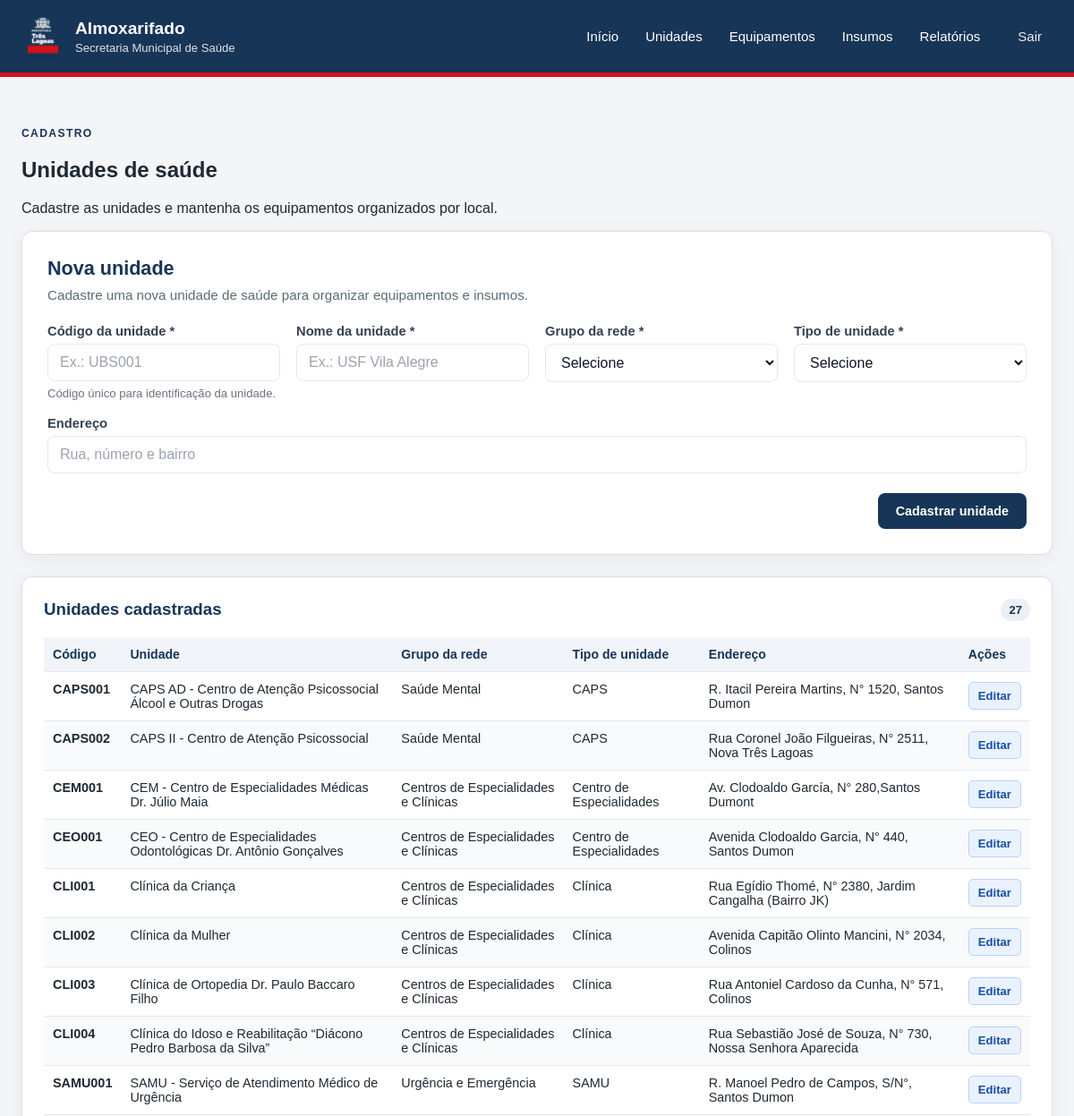
Before: /unidades (signed in, upper part) with the older database file.
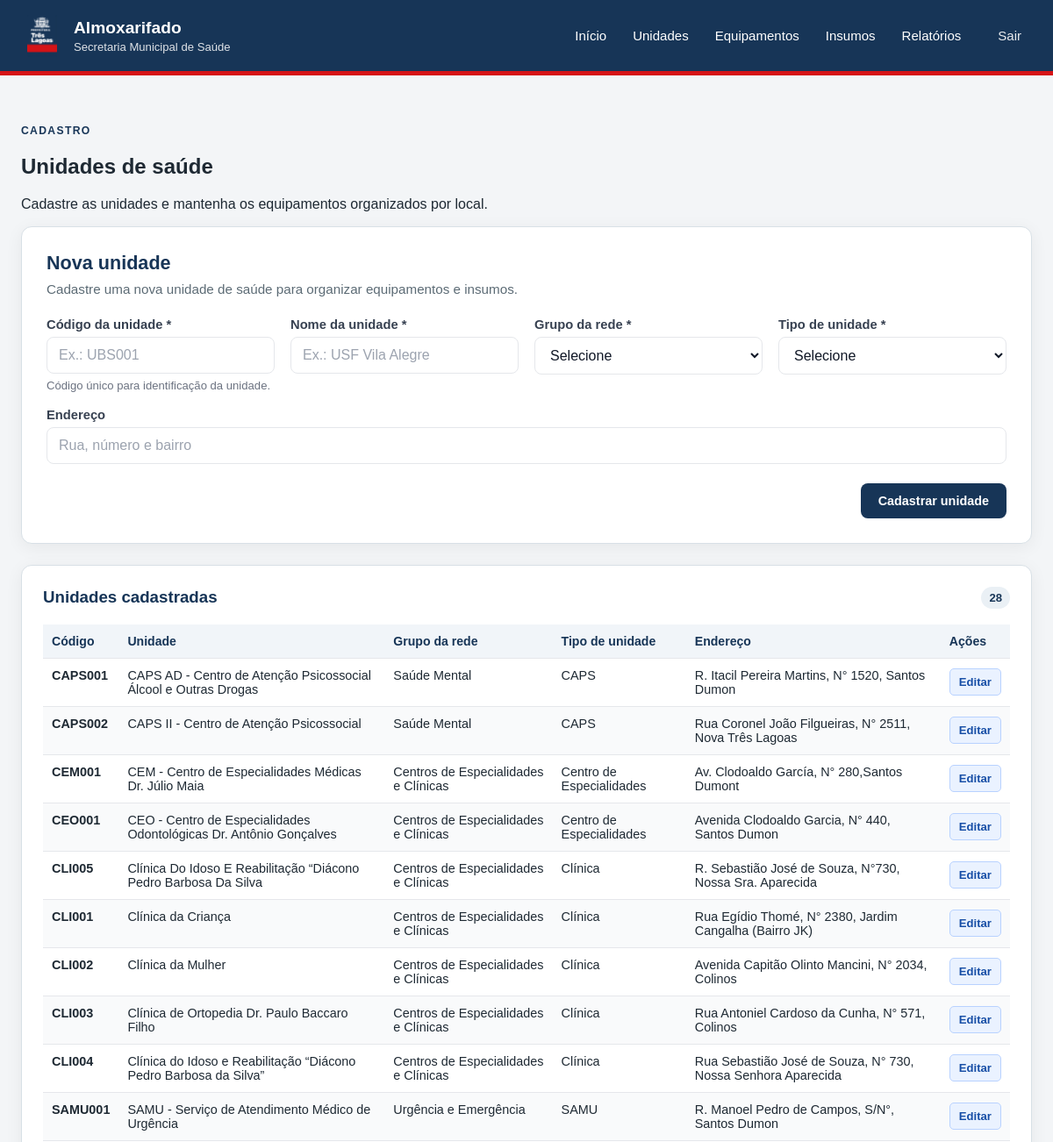
After: the same page with the newer database file.
### tables this page shows
CREATE TABLE unidades (
    id_unidade INTEGER PRIMARY KEY AUTOINCREMENT,
    codigo TEXT NOT NULL UNIQUE,
    nome TEXT NOT NULL,
    tipo TEXT,
    endereco TEXT,
    ativo BOOLEAN DEFAULT 1
, grupo_rede TEXT, tipo_unidade TEXT);

### app.py (the view, shortened to what this page needs)
@app.route("/unidades", methods=["GET", "POST"])
@login_required
def unidades():
    termo_busca = request.args.get("busca", "").strip()
    with get_db_connection() as conn:
        if termo_busca:
            termo = f"%{termo_busca}%"
            lista_unidades = conn.execute("""
                SELECT *
                FROM unidades
                WHERE codigo LIKE ?
                OR nome LIKE ?
                OR grupo_rede LIKE ?
                OR tipo_unidade LIKE ?
                OR endereco LIKE ?
                ORDER BY nome
            """, (
                termo,
                termo,
                termo,
                termo,
                termo
            )).fetchall()
        else:
            lista_unidades = conn.execute("""
                SELECT *
                FROM unidades
                ORDER BY nome
            """).fetchall()
    return render_template(
        "unidades.html",
        unidades=lista_unidades,
        busca=termo_busca
    )

### app.py (called while the page is built)
def login_required(f):
    @wraps(f)
    def decorated_function(*args, **kwargs):
        if not session.get("logged_in"):
            flash("Você precisa fazer login para acessar esta página.", "erro")
            return redirect(url_for("login", next=request.url))
        return f(*args, **kwargs)
    return decorated_function

def get_db_connection():
    conn = sqlite3.connect(DATABASE)
    conn.row_factory = sqlite3.Row
    conn.execute("PRAGMA foreign_keys = ON")
    return conn

### templates/unidades.html (shortened to what the changed rows need)
{% extends "base.html" %}
{% block content %}
{% set grupos_rede = {
    'atencao_basica': 'Atenção Básica',
    'urgencia_emergencia': 'Urgência e Emergência',
    'centros_especialidades_clinicas': 'Centros de Especialidades e Clínicas',
    'saude_mental': 'Saúde Mental',
    'programas_especiais_suporte': 'Programas Especiais e Suporte',
    'estabelecimentos_penitenciarios': 'Estabelecimentos Penitenciários'
} %}
{% set tipos_unidade = {
    'ubs': 'UBS',
    'usf': 'USF',
    'upa': 'UPA',
    'caps': 'CAPS',
    'samu': 'SAMU',
    'sad': 'SAD',
    'ist': 'IST',
    'ambulatorio_saude_mental': 'Ambulatório de Saúde Mental',
    'centro_especialidades': 'Centro de Especialidades',
    'clinica': 'Clínica',
    'secretaria_saude': 'Secretaria de Saúde',
    'penitenciaria_seguranca_media': 'Penitenciária de Segurança Média',
    'estabelecimento_penal_feminino': 'Estabelecimento Penal Feminino',
    'colonia_penal': 'Colônia Penal',
    'outro': 'Outro'
} %}
<section class="cabecalho-pagina">
    <div>
        <h2>Unidades de saúde</h2>
    </div>
</section>
<section class="grid-unidades">
    <article class="painel">
        <div class="titulo-painel">
            <h3>Unidades cadastradas</h3>
            <span class="contador">{{ unidades|length }}</span>
        </div>
        {% if unidades %}
            <div class="tabela-responsiva">
                <table>
                    <thead>
                        <tr>
                            <th>Código</th>
                            <th>Unidade</th>
                            <th>Grupo da rede</th>
                            <th>Tipo de unidade</th>
                            <th>Endereço</th>
                            <th>Ações</th>
                        </tr>
                    </thead>
                    <tbody>
                        {% for unidade in unidades %}
                            <tr>
                                <td><strong>{{ unidade['codigo'] }}</strong></td>
                                <td>{{ unidade['nome'] }}</td>
                                <td>
                                    {{ grupos_rede.get(unidade['grupo_rede'], '-') }}
                                </td>
                                <td>
                                    {{ tipos_unidade.get(unidade['tipo_unidade'], '-') }}
                                </td>
                                <td>{{ unidade['endereco'] or '-' }}</td>
                                <td>
                                    <a
                                        class="botao botao--editar"
                                        href="{{ url_for('editar_unidade', id_unidade=unidade['id_unidade']) }}"
                                    >
                                        Editar
                                    </a>
                                </td>
                            </tr>
                        {% endfor %}
                    </tbody>
                </table>
            </div>
        {% else %}
            <p class="estado-vazio">
                Nenhuma unidade cadastrada. Use o formulário ao lado para iniciar.
            </p>
        {% endif %}
    </article>
</section>
{% endblock %}

Changed rows visible on the page:
added unidades: codigo "CLI005", nome "Clínica Do Idoso E Reabilitação “Diácono Pedro Barbosa Da Silva", get "Centros de Especialidades e Clínicas", get "Clínica", endereco "R. Sebastião José de Souza, N°730, Nossa Sra. Aparecida"
Other visible differences:
{{ unidades|length }}: "27" → "28"
